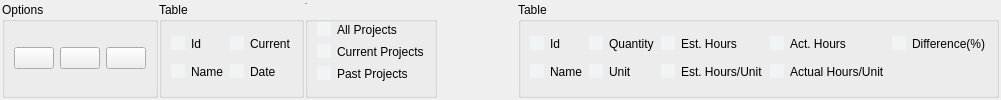
         <widget class="QWidget" name="ProjectsSettings">
          <property name="styleSheet">
           <string notr="true">QCheckBox::indicator,QRadioButton::indicator{
border:none;
background-color:#F1F4F5;

}


QCheckBox::indicator,QRadioButton::indicator{
border:none;
background-color:#F1F4F5;

}
QCheckBox::indicator:hover,QRadioButton::indicator:hover{
border:none;
background-color:#E4E9EB;

}
QCheckBox::indicator:checked,QRadioButton::indicator:checked{
border:none;
background-color:#B19994;

}
</string>
          </property>
          <attribute name="title">
           <string>Project</string>
          </attribute>
          <layout class="QHBoxLayout" name="horizontalLayout_7">
           <property name="spacing">
            <number>1</number>
           </property>
           <property name="leftMargin">
            <number>2</number>
           </property>
           <property name="topMargin">
            <number>2</number>
           </property>
           <property name="rightMargin">
            <number>2</number>
           </property>
           <property name="bottomMargin">
            <number>2</number>
           </property>
           <item>
            <widget class="QGroupBox" name="groupBox_6">
             <property name="title">
              <string>Options</string>
             </property>
             <layout class="QHBoxLayout" name="horizontalLayout_9">
              <property name="topMargin">
               <number>7</number>
              </property>
              <property name="bottomMargin">
               <number>7</number>
              </property>
              <item>
               <widget class="QPushButton" name="ProjectAdd">
                <property name="text">
                 <string/>
                </property>
               </widget>
              </item>
              <item>
               <widget class="QPushButton" name="ProjectArchive">
                <property name="text">
                 <string/>
                </property>
               </widget>
              </item>
              <item>
               <widget class="QPushButton" name="ProjectDelete">
                <property name="text">
                 <string/>
                </property>
               </widget>
              </item>
             </layout>
            </widget>
           </item>
           <item>
            <widget class="QGroupBox" name="groupBox_8">
             <property name="title">
              <string>Table</string>
             </property>
             <layout class="QGridLayout" name="gridLayout_9">
              <property name="topMargin">
               <number>7</number>
              </property>
              <property name="bottomMargin">
               <number>7</number>
              </property>
              <item row="2" column="1">
               <widget class="QCheckBox" name="ProjectDate">
                <property name="text">
                 <string>Date</string>
                </property>
               </widget>
              </item>
              <item row="0" column="1">
               <widget class="QCheckBox" name="ProjectCurrent">
                <property name="text">
                 <string>Current</string>
                </property>
               </widget>
              </item>
              <item row="2" column="0">
               <widget class="QCheckBox" name="ProjectName">
                <property name="text">
                 <string>Name</string>
                </property>
               </widget>
              </item>
              <item row="0" column="0">
               <widget class="QCheckBox" name="ProjectId">
                <property name="text">
                 <string>Id</string>
                </property>
               </widget>
              </item>
             </layout>
            </widget>
           </item>
           <item>
            <widget class="QGroupBox" name="groupBox_9">
             <property name="font">
              <font>
               <family>Calibri</family>
               <pointsize>-1</pointsize>
              </font>
             </property>
             <property name="title">
              <string>Show</string>
             </property>
             <layout class="QVBoxLayout" name="verticalLayout_3">
              <property name="spacing">
               <number>2</number>
              </property>
              <property name="topMargin">
               <number>7</number>
              </property>
              <property name="bottomMargin">
               <number>7</number>
              </property>
              <item>
               <widget class="QRadioButton" name="ProjectAllRadio">
                <property name="text">
                 <string>All Projects</string>
                </property>
               </widget>
              </item>
              <item>
               <widget class="QRadioButton" name="ProjectCurrentRadio">
                <property name="text">
                 <string>Current Projects</string>
                </property>
               </widget>
              </item>
              <item>
               <widget class="QRadioButton" name="ProjectPastRadio">
                <property name="text">
                 <string>Past Projects</string>
                </property>
               </widget>
              </item>
             </layout>
            </widget>
           </item>
           <item>
            <spacer name="horizontalSpacer_6">
             <property name="orientation">
              <enum>Qt::Horizontal</enum>
             </property>
             <property name="sizeHint" stdset="0">
              <size>
               <width>40</width>
               <height>20</height>
              </size>
             </property>
            </spacer>
           </item>
           <item>
            <spacer name="horizontalSpacer_11">
             <property name="orientation">
              <enum>Qt::Horizontal</enum>
             </property>
             <property name="sizeHint" stdset="0">
              <size>
               <width>40</width>
               <height>20</height>
              </size>
             </property>
            </spacer>
           </item>
           <item>
            <widget class="QGroupBox" name="groupBox_12">
             <property name="styleSheet">
              <string notr="true">QCheckBox::indicator,QRadioButton::indicator{
border:none;
background-color:#F1F4F5;

}

QCheckBox::indicator:checked,QRadioButton::indicator:checked{
border:none;
background-color:#837F9A;

}
</string>
             </property>
             <property name="title">
              <string>Table</string>
             </property>
             <layout class="QGridLayout" name="gridLayout_11">
              <property name="topMargin">
               <number>7</number>
              </property>
              <property name="bottomMargin">
               <number>7</number>
              </property>
              <item row="0" column="2">
               <widget class="QCheckBox" name="ProjectItemEstHours">
                <property name="text">
                 <string>Est. Hours</string>
                </property>
               </widget>
              </item>
              <item row="1" column="2">
               <widget class="QCheckBox" name="ProjectItemEstHourUnit">
                <property name="text">
                 <string>Est. Hours/Unit</string>
                </property>
               </widget>
              </item>
              <item row="0" column="3">
               <widget class="QCheckBox" name="ProjectItemActHours">
                <property name="text">
                 <string>Act. Hours</string>
                </property>
               </widget>
              </item>
              <item row="1" column="0">
               <widget class="QCheckBox" name="ProjectItemName">
                <property name="text">
                 <string>Name</string>
                </property>
               </widget>
              </item>
              <item row="0" column="0">
               <widget class="QCheckBox" name="ProjectItemId">
                <property name="text">
                 <string>Id</string>
                </property>
               </widget>
              </item>
              <item row="1" column="1">
               <widget class="QCheckBox" name="ProjectItemDimension">
                <property name="text">
                 <string>Unit</string>
                </property>
               </widget>
              </item>
              <item row="0" column="1">
               <widget class="QCheckBox" name="ProjectItemQuantity">
                <property name="text">
                 <string>Quantity</string>
                </property>
               </widget>
              </item>
              <item row="1" column="3">
               <widget class="QCheckBox" name="ProjectItemActHourUnit">
                <property name="text">
                 <string>Actual Hours/Unit</string>
                </property>
               </widget>
              </item>
              <item row="0" column="4">
               <widget class="QCheckBox" name="ProjectItemDifference">
                <property name="text">
                 <string>Difference(%)</string>
                </property>
               </widget>
              </item>
             </layout>
            </widget>
           </item>
          </layout>
         </widget>
